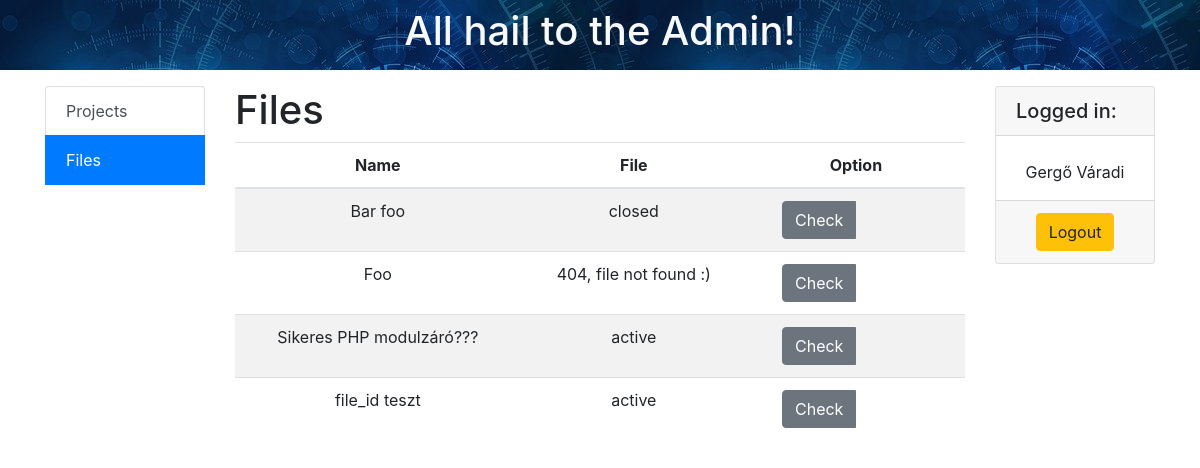
/index.php?modules=files (signed in), run on the app's committed database.
### tables this page shows
CREATE TABLE `projects` (
  `id` int(10) NOT NULL,
  `name` varchar(255) NOT NULL,
  `starting_date` date NOT NULL,
  `end_date` date NOT NULL,
  `payment` int(10) UNSIGNED NOT NULL,
  `description` text NOT NULL,
  `file_id` int(11) DEFAULT NULL
);

### modules/files_action/list.php (the view, shortened to what this page needs)
<?php
    $query = 'SELECT * FROM projects ORDER BY id';
    $result = mysqli_query($db, $query);
?>
     <div class="d-flex bd-highlight">
        <h1 class="flex-grow-1">Files</h1>
        <div>
        </div>
    </div>
    <table class="table table-striped table-hover">
        <thead>
        <tr class="text-center">
            <th scope="col">Name</th>
            <th scope="col">File</th>
            <th scope="col"><?php echo $_SESSION['role'] == 1 ? 'Option' : 'Options' ?></th>
        </tr>
        </thead>
        <tbody>
        <?php
        while ($row = mysqli_fetch_assoc($result)):
            ?>
            <tr class="row-<?php echo $row['id']; ?> text-center" ">
                <td ><?php echo $row['name']; ?></td>
                <td ><?php echo is_null($row['file_id'])  ? '404, file not found :)' : STATUS[$row['file_id']]; ?></td>
                <td>
                    <div class="btn-group" role="group">
                        <a href="index.php?modules=files&id=<?php echo $row["id"] ?>&action=show"
                            class=" btn btn-secondary"
                            title="Adatlap">
                           Check
                        </a>
                    </div>
                </td>
            </tr>
        <?php endwhile; ?>
        </tbody>
    </table>

### data on the page
projects: name "Bar foo", file "closed"
projects: name "Foo", shows "404, file not found :)"
projects: name "Sikeres PHP modulzáró???", file "active"
projects: name "file_id teszt", file "active"

### other printed values
$_SESSION['name'] "Gergő Váradi"
